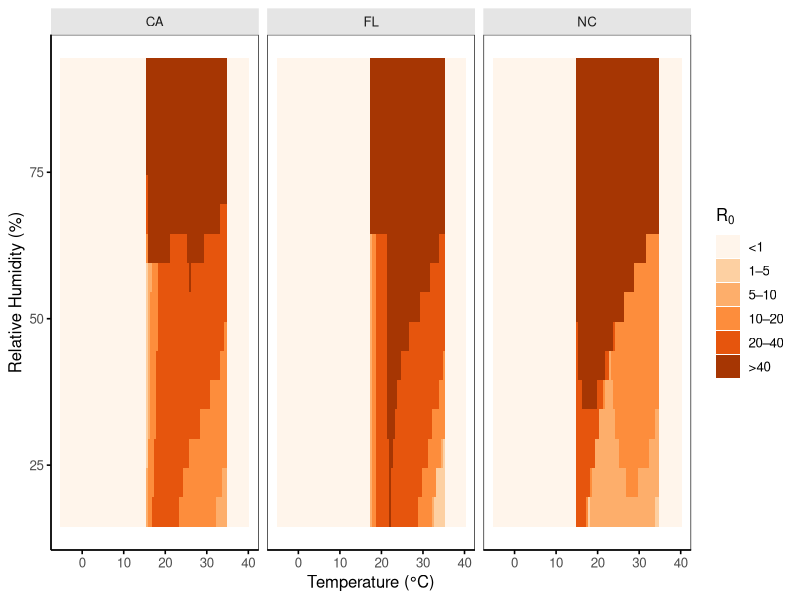

The R source for this figure:
############################################################
## 1. Clear workspace
############################################################
rm(list = ls())
cat("\014")

############################################################
## 2. Libraries
############################################################
library(dplyr)
library(tidyr)
library(ggplot2)

############################################################
## 3. Development functions
## Temperature-only Brière functions fitted from digitized data
## RH is kept in the function signature for compatibility
############################################################

briere_rate <- function(T, a, Tmin, Tmax, m){
  val <- a * T * (T - Tmin) * (Tmax - T)^(1 / m)
  val[T <= Tmin | T >= Tmax] <- 0
  pmax(0, val)
}

# -------- FL --------
egg_rate_FL <- function(T, RH = NULL){
  briere_rate(T, a = 8.17e-5, Tmin = 11.8, Tmax = 35.8, m = 10)
}
larva_rate_FL <- function(T, RH = NULL){
  briere_rate(T, a = 3.54e-7, Tmin = 17.0, Tmax = 57.2, m = 0.5)
}
nymph_rate_FL <- function(T, RH = NULL){
  briere_rate(T, a = 2.38e-4, Tmin = 17.0, Tmax = 35.5, m = 10)
}

# -------- NC --------
egg_rate_NC <- function(T, RH = NULL){
  briere_rate(T, a = 2.02e-7, Tmin = 20.0, Tmax = 60.0, m = 0.5)
}
larva_rate_NC <- function(T, RH = NULL){
  briere_rate(T, a = 1.88e-4, Tmin = 12.8, Tmax = 35.0, m = 10)
}
nymph_rate_NC <- function(T, RH = NULL){
  briere_rate(T, a = 4.60e-5, Tmin = 10.2, Tmax = 43.1, m = 2.58)
}

# -------- CA --------
egg_rate_CA <- function(T, RH = NULL){
  briere_rate(T, a = 7.61e-5, Tmin = 14.0, Tmax = 36.8, m = 3.81)
}
larva_rate_CA <- function(T, RH = NULL){
  briere_rate(T, a = 2.31e-4, Tmin = 15.3, Tmax = 35.0, m = 10)
}
nymph_rate_CA <- function(T, RH = NULL){
  briere_rate(T, a = 9.85e-5, Tmin = 9.79, Tmax = 39.1, m = 10)
}

############################################################
## 4. Mortality functions
## Table 2 gives weekly mortality probability:
## MP = b1 + b2*T + b3*RH + b4*(T*RH)
## Convert to daily rate: mu = -log(1 - MP)/7
############################################################

mp_to_rate <- function(MP){
  MP <- pmax(0.001, pmin(1 - 1e-6, MP))  # 🔥 minimum mortality
  -log(1 - MP) / 7
}

# -------- FL --------
muL_FL <- function(T, RH){
  mp_to_rate(2.42 + 0.03*T - 0.03*RH - 4.58e-5*(T*RH))
}
muP_FL <- function(T, RH){
  mp_to_rate(-2.61 + 0.12*T + 0.03*RH - 1.45e-3*(T*RH))
}
muA_FL <- function(T, RH){
  mp_to_rate(-0.11 + 0.01*T + 9.01e-4*RH - 4.93e-5*(T*RH))
}

# -------- NC --------
muL_NC <- function(T, RH){
  mp_to_rate(-0.94 + 0.12*T + 0.01*RH - 1.27e-3*(T*RH))
}
muP_NC <- function(T, RH){
  mp_to_rate(-0.57 + 0.05*T + 0.01*RH - 5.26e-4*(T*RH))
}
muA_NC <- function(T, RH){
  mp_to_rate(-0.05 + 0.01*T + 6.00e-4*RH - 5.03e-5*(T*RH))
}

# -------- CA --------
muL_CA <- function(T, RH){
  mp_to_rate(2.88 + 0.01*T - 0.04*RH + 2.94e-4*(T*RH))
}
muP_CA <- function(T, RH){
  mp_to_rate(-1.58 + 0.08*T + 0.01*RH - 7.22e-4*(T*RH))
}
muA_CA <- function(T, RH){
  mp_to_rate(-0.31 + 0.02*T + 3.05e-3*RH - 1.43e-4*(T*RH))
}

############################################################
## 5. Fecundity
############################################################

oviposition_fun <- function(T){
  ifelse(T < 15, 0,
         ifelse(T <= 35, 1, 
                ifelse(T <= 40, 0.5, 0)))
}

F_fun <- function(T, F0 = 805.4, p_female = 0.5){
  
  ovip_days <- 14.3   # fixed biological constant
  
  (F0 / ovip_days) * oviposition_fun(T) * p_female
}

############################################################
## 6. R0 function
## Simplified form with M_E = 0:
## R0 = (F * G2 * G3) / ((G2 + M_L) * (G3 + M_P) * M_A)
############################################################

R0_strain <- function(T, RH,
                      dev_fun_egg, dev_fun_larva, dev_fun_nymph,
                      mort_fun_L, mort_fun_P, mort_fun_A,
                      F0 = 805.4,
                      p_female = 0.5) {
  
  # Development rates
  G1 <- dev_fun_egg(T)    # kept for completeness
  G2 <- dev_fun_larva(T)
  G3 <- dev_fun_nymph(T)
  
  # Mortality rates
  ML <- mort_fun_L(T, RH)
  MP <- mort_fun_P(T, RH)
  MA <- mort_fun_A(T, RH)
  
  # Effective reproduction
  F <- F_fun(T, F0 = F0, p_female = p_female)
  
  # Simplified R0
  R0 <- (F * G2 * G3) / ((G2 + ML) * (G3 + MP) * MA)
  
  # Numerical safety
  bad <- is.nan(R0) | is.infinite(R0) | R0 < 0
  R0[bad] <- 0
  
  return(R0)
}

############################################################
## 7. Grid
############################################################

T_vec  <- seq(-5, 40, by = 0.5)
RH_vec <- seq(17, 92, by = 5)

grid <- expand.grid(
  T  = T_vec,
  RH = RH_vec
)

############################################################
## 8. Compute R0
############################################################

grid$R0_FL <- R0_strain(
  T = grid$T, RH = grid$RH,
  dev_fun_egg = egg_rate_FL,
  dev_fun_larva = larva_rate_FL,
  dev_fun_nymph = nymph_rate_FL,
  mort_fun_L = muL_FL,
  mort_fun_P = muP_FL,
  mort_fun_A = muA_FL
)

grid$R0_NC <- R0_strain(
  T = grid$T, RH = grid$RH,
  dev_fun_egg = egg_rate_NC,
  dev_fun_larva = larva_rate_NC,
  dev_fun_nymph = nymph_rate_NC,
  mort_fun_L = muL_NC,
  mort_fun_P = muP_NC,
  mort_fun_A = muA_NC
)

grid$R0_CA <- R0_strain(
  T = grid$T, RH = grid$RH,
  dev_fun_egg = egg_rate_CA,
  dev_fun_larva = larva_rate_CA,
  dev_fun_nymph = nymph_rate_CA,
  mort_fun_L = muL_CA,
  mort_fun_P = muP_CA,
  mort_fun_A = muA_CA
)

############################################################
## 9. Prepare plotting data
############################################################

grid_long <- grid %>%
  pivot_longer(
    cols = starts_with("R0_"),
    names_to = "Scenario",
    values_to = "R0"
  ) %>%
  mutate(
    Scenario = recode(
      Scenario,
      R0_FL = "FL",
      R0_NC = "NC",
      R0_CA = "CA"
    ),
    R0_class = cut(
      R0,
      breaks = c(-Inf, 1, 5, 10, 20, 40, Inf),
      labels = c("<1", "1–5", "5–10", "10–20", "20–40", ">40"),
      right = FALSE
    )
  )

############################################################
## 10. Plot
############################################################

cols <- c(
  "#fff5eb", "#fdd0a2", "#fdae6b",
  "#fd8d3c", "#e6550d", "#a63603"
)

p <- ggplot(grid_long, aes(x = T, y = RH, fill = R0_class)) +
  geom_tile() +
  scale_fill_manual(values = cols, name = expression(R[0])) +
  facet_wrap(~Scenario, ncol = 3) +
  labs(
    x = "Temperature (°C)",
    y = "Relative Humidity (%)"
  ) +
  theme_bw(base_size = 12) +
  theme(
    panel.grid = element_blank(),
    strip.background = element_rect(fill = "grey90", colour = NA),
    legend.position = "right",
    axis.line = element_line(colour = "black"),
    axis.ticks = element_line(colour = "black")
  )

print(p)

############################################################
## 11. Save outputs
############################################################

ggsave(
  filename = "R0_heatmap_simple.png",
  plot = p,
  width = 10,
  height = 6,
  dpi = 300,
  bg = "white"
)

ggsave(
  filename = "R0_heatmap_simple.tiff",
  plot = p,
  width = 10,
  height = 6,
  dpi = 300,
  compression = "lzw",
  bg = "white"
)

ggsave(
  filename = "R0_heatmap_simple.pdf",
  plot = p,
  width = 10,
  height = 6,
  bg = "white"
)

############################################################
## 12. Optional: print fitted development equations
############################################################

cat("\nDevelopment equations used:\n")
cat("FL Egg   : a=8.17e-5, Tmin=11.8, Tmax=35.8, m=10\n")
cat("FL Larva : a=3.54e-7, Tmin=17.0, Tmax=57.2, m=0.5\n")
cat("FL Nymph : a=2.38e-4, Tmin=17.0, Tmax=35.5, m=10\n\n")

cat("NC Egg   : a=2.02e-7, Tmin=20.0, Tmax=60.0, m=0.5\n")
cat("NC Larva : a=1.88e-4, Tmin=12.8, Tmax=35.0, m=10\n")
cat("NC Nymph : a=4.60e-5, Tmin=10.2, Tmax=43.1, m=2.58\n\n")

cat("CA Egg   : a=7.61e-5, Tmin=14.0, Tmax=36.8, m=3.81\n")
cat("CA Larva : a=2.31e-4, Tmin=15.3, Tmax=35.0, m=10\n")
cat("CA Nymph : a=9.85e-5, Tmin=9.79, Tmax=39.1, m=10\n")
